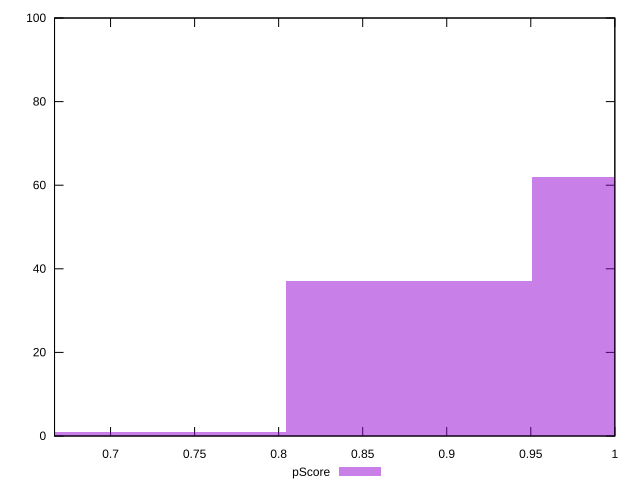

This chart was generated by the following gnuplot code:
reset

$pScore <<EOF
0.7313515950929866 1
0.877621914111584 37
1.0238922331301814 62
EOF

set key outside below
set boxwidth 0.14627031901859733
set xrange [0.6666666666666666:1]
set yrange [0:100]
set trange [0:100]
set style fill transparent solid 0.5 noborder
set terminal svg size 640, 490 enhanced background rgb 'white'
set output "report_00019_2021-02-10T18-14-37.922Z//unused-css-rules/samples/pages+cached/pScore/histogram.svg"

plot $pScore title "pScore" with boxes

reset
